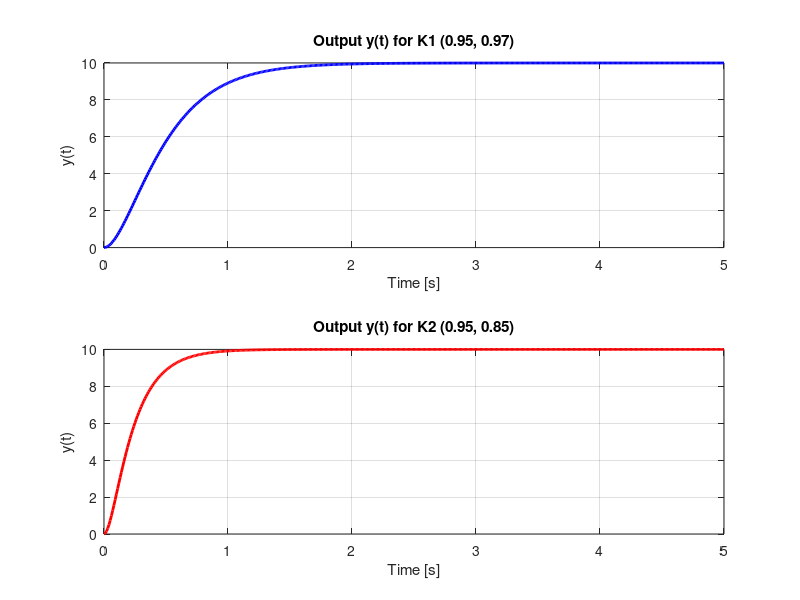

Here is the MATLAB script that generated this plot:
clc;
clear;

A = [0 1; 0 -5];
B = [0; 100];
C = [1 0];
D = 0;
T0 = 0.01;

sys_c = ss(A, B, C, D);
sys_d = c2d(sys_c, T0, 'zoh');
[G, H, C_d, D_d] = ssdata(sys_d);

M = ctrb(G, H);
if rank(M) ~= size(G, 1)
    error('System is NOT controllable.');
end

z1 = [0.95, 0.97];
K1 = acker(G, H, z1);
K0_1 = inv(C_d * inv(eye(2) - G + H * K1) * H);

z2 = [0.95, 0.85];
K2 = acker(G, H, z2);
K0_2 = inv(C_d * inv(eye(2) - G + H * K2) * H);

disp('G:'); disp(G);
disp('H:'); disp(H);
disp('K1:'); disp(K1);
disp('K0_1:'); disp(K0_1);
disp('K2:'); disp(K2);
disp('K0_2:'); disp(K0_2);

sys_cl1 = ss(G - H*K1, H*K0_1, C_d, D_d, T0);
sys_cl2 = ss(G - H*K2, H*K0_2, C_d, D_d, T0);

t = 0:T0:5;
r = 10*ones(size(t));

[y1, t1, x1] = lsim(sys_cl1, r, t);
[y2, t2, x2] = lsim(sys_cl2, r, t);

figure;
subplot(2,1,1);
plot(t1, y1, 'b', 'LineWidth', 2);
title('Output y(t) for K1 (0.95, 0.97)');
xlabel('Time [s]');
ylabel('y(t)');
grid on;

subplot(2,1,2);
plot(t2, y2, 'r', 'LineWidth', 2);
title('Output y(t) for K2 (0.95, 0.85)');
xlabel('Time [s]');
ylabel('y(t)');
grid on;
